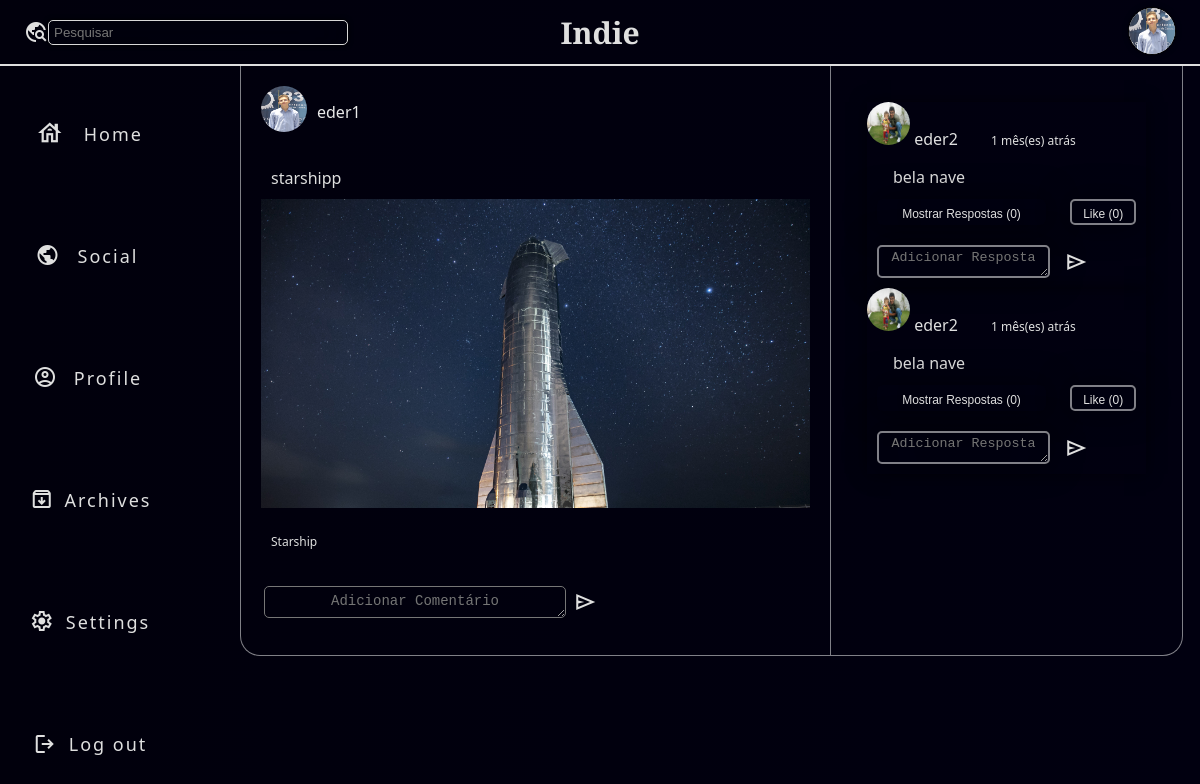
Page /files/view_comments/3/ (signed in) on the committed database.
### storage_app/models.py (models this page shows, shortened)
class UserProfile(models.Model):
    user = models.OneToOneField(CustomUser, on_delete=models.CASCADE, related_name='profile')
    profile_picture = models.ImageField(upload_to='profile_pictures/', blank=True, null=True)
    bio = models.TextField(max_length=200, blank=True)
    following = models.ManyToManyField(CustomUser, related_name='followers', blank=True)

class Publication(models.Model):
    author = models.ForeignKey(CustomUser, on_delete=models.CASCADE)
    title = models.TextField(blank=False, null=True, max_length=30)
    text = models.TextField(blank=True, null=True, max_length=639)
    image = models.ImageField(upload_to='post_images/', blank=True, null=True)
    video = models.FileField(upload_to='post_videos/', blank=True, null=True)
    attachments = models.ManyToManyField('Attachment', related_name='publications')
    created_at = models.DateTimeField(auto_now_add=True)
    is_public = models.BooleanField(default=True)
    likes = models.ManyToManyField(CustomUser, related_name='liked_publications', blank=True)

class Comment(models.Model):
    publication = models.ForeignKey('Publication', on_delete=models.CASCADE, related_name='comments')
    parent = models.ForeignKey('self', null=True, blank=True, on_delete=models.CASCADE, related_name='replies')
    author = models.ForeignKey(CustomUser, on_delete=models.CASCADE)
    text = models.TextField()
    created_at = models.DateTimeField(auto_now_add=True)
    likes = models.ManyToManyField(CustomUser, related_name='liked_comments', blank=True)

### indie_app/models.py (models this page shows, shortened)
class CustomUser(AbstractUser):
    username = models.CharField(max_length=30, unique=True)
    name = models.CharField(max_length=100)
    following = models.ManyToManyField('self', blank=True, symmetrical=False, related_name='followings')

### storage_app/views.py (the view, shortened to what this page needs)
# urls.py: path('view_comments/<int:publication_id>/', views.view_comments, name='view_comments'),
@login_required(login_url='indie_app:login')
def view_comments(request, publication_id):
    publication = get_object_or_404(Publication, id=publication_id)
    comments = publication.comments.filter(parent=None)
    user_profile, created = UserProfile.objects.get_or_create(user=request.user)
    for comment in comments:
        natural_time = naturaltime(comment.created_at)
        if ',' in natural_time:
            natural_time = natural_time.replace(',', ' e')
        if 'hora' in natural_time:
            natural_time = natural_time.replace('horaatrás', 'hora atrás')
        if 'horas' in natural_time:
            natural_time = natural_time.replace('horasatrás', 'horas atrás')
        if 'dia' in natural_time:
            natural_time = natural_time.replace('diaatrás', 'dia atrás')
        if 'dias' in natural_time:
            natural_time = natural_time.replace('diasatrás', 'dias atrás')
        if 'semana' in natural_time:
            natural_time = natural_time.replace('semanaatrás', 'semana(s) atrás')
        if 'mês' in natural_time:
            natural_time = natural_time.replace('mêsatrás', 'mês(es) atrás')
        if 'ano' in natural_time:
            natural_time = natural_time.replace('anoatrás', 'ano(s) atrás')
        comment.formatted_created_at = natural_time
        comment.replies_count = comment.replies.count()
    form = CommentForm()
    reply_form = ReplyForm()
    context = {
        'user_profile': user_profile,
        'publication': publication,
        'comments': comments,
        'comment_form': form,
        'reply_form': reply_form,
    }
    return render(request, 'main/view_comments.html', context)

### storage_app/forms.py
class CommentForm(forms.ModelForm):
    def __init__(self, *args, **kwargs):
        super().__init__(*args, **kwargs)
        self.fields['text'].widget.attrs['placeholder'] = "Adicionar Comentário"
        self.fields['text'].widget.attrs['class'] = 'comment-text'  # Adicione a classe CSS aqui
    class Meta:
        model = Comment
        fields = ['text']

class ReplyForm(forms.ModelForm):
    def __init__(self, *args, **kwargs):
        super().__init__(*args, **kwargs)
        self.fields['text'].widget.attrs['placeholder'] = "Adicionar Resposta"
        self.fields['text'].widget.attrs['class'] = 'reply-text'  # Adicione a classe CSS aqui
    class Meta:
        model = Comment
        fields = ['text']

### indie_app/context_processors.py (called while the page is built)
def user_profile(request):
    if request.user.is_authenticated:
        user_profile = CustomUser.objects.get(username=request.user.username)
        return {'user_profile': user_profile}
    return {}

### templates/main/view_comments.html (shortened to what this page needs)
{% extends 'base.html' %}
{% load humanize %}
{% load static %}
{% block content %}
<!DOCTYPE html>
<html lang="en">
<head>
    <link rel="stylesheet" href="{% static 'css/main/view_comments.css' %}">
</head>
<body>
    <main>
        <section class="view_comments_main">
          <section class="left_lane">
            <ul class="nav-list2">
              <li class="li_nav">
                <a id="l" name="notific" href="{% url 'indie_app:main' %}">
                  <span id="notific" class="material-symbols-outlined">
                    </span>
                    Home
                </a>
              </li>
              <li class="li_nav">
                <a id="l" name="social"  href="{% url 'letter_app:inbox' %}"> <span id="social" class='material-symbols-outlined'>
                </span>Social</a>
              </li>
              <li class="li_nav">
                <a id="l" name="profile" href="{% url 'storage_app:userprofile' user_id=request.user.id %}">
                  <span id="profile" class='material-symbols-outlined'>
                  </span>Profile
                </a>
              </li>
              <li class="li_nav">
                <a id="l" name="archives"  href="{% url 'storage_app:library' %}"> <span id="archives" class='material-symbols-outlined'>
                </span>Archives</a>
              </li>
              <li class="li_nav">
                <a id="l" name="settings"  href="#"> <span id="settings" class='material-symbols-outlined'>
                </span>Settings</a>
              </li>
              <li class="li_nav">
                <a id="l" name="logout"  href="{% url 'indie_app:logout' %}"> <span id="logout" class='material-symbols-outlined'>
                </span>Log out</a>
              </li>
            </ul>
          </section>
            <section class="publication_comments">
                <article class="user-info">
                  <a href="{% url 'storage_app:userprofile' user_id=publication.author.profile.user.id %}">
                    {% if publication.author.profile.profile_picture %}
                      <article>
                        <img class="perfilf_feed" style="height: 46px; width: 46px;" src="{{ publication.author.profile.profile_picture.url }}" alt="{{ publication.author.username }}'s Profile Picture">
                      </article>
                    {% else %}
                      <article>
                        <img class="perfilf_feed" style="height: 46px; width: 46px;" src="{% static 'img/whyman.png' %}" alt="Foto de Perfil">
                      </article>
                    {% endif %}
                  </a>
                  <article class="user-details">
                    <a href="{% url 'storage_app:userprofile' user_id=publication.author.profile.user.id %}">{{ publication.author.username }}</a>
                  </article>
                </article>
                    <article class="publication-content">
                        <p>{{ publication.title }}</p>
                            {% if publication.image %}
                                <img class="publi_image" src="{{ publication.image.url }}" alt="Imagem">
                            {% endif %}
                        <p class="text_class">{{ publication.text }}</p>
                        <aside>
                            <form class="comment-form">
                                {{ comment_form.text }}
                                <button type="submit" id="button_addcomment_only" class="add-comment-button" data-publication-id="{{ publication.id }}">
                                    <span title="enviar" id="seta_comentarios" class="material-symbols-outlined">
                                    </span>
                                </button>
                            </form>
                        </aside>
                    </article>
            </section>
            <section class="view_comments_container">
                <article id="comments-container">
                    <article class="only_comments">
                        {% for comment in comments %}
                        <article class="comment">
                            <p>
                              {% if comment.author.profile.profile_picture %}
                              <a href="{% url 'storage_app:userprofile' user_id=comment.author.profile.user.id %}">
                                <img class="perfilf_feed" style="height: 43px; width: 43px;" src="{{ comment.author.profile.profile_picture.url }}" alt="{{ comment.author.username }}'s Profile Picture">
                              </a>
                              {% else %}
                              <a href="{% url 'storage_app:userprofile' user_id=comment.author.profile.user.id %}">
                                <img class="perfilf_feed" style="height: 43px; width: 43px;" src="{% static 'img/whyman.png' %}" alt="Foto de Perfil Padrão">
                              </a>
                              {% endif %}
                              <a href="{% url 'storage_app:userprofile' user_id=comment.author.profile.user.id %}">
                                <span class="nome_author">{{ comment.author.username }}</span>
                              </a>
                              <span class="hora_comentario">{{ comment.formatted_created_at }}</span>
                            </p>
                            <p class="text_comment">{{ comment.text }}</p>
                            <button class="show-replies-button" data-comment-id="{{ comment.id }}">Mostrar Respostas ({{ comment.replies.count }})</button>
                            <button class="like-button" data-comment-id="{{ comment.id }}">Like ({{ comment.likes.count }})</button>
                            <article class="reply-form">
                              <form method="post" action="{% url 'storage_app:reply_to_comment' comment.id %}" class="reply-comment-form">
                                  {{ reply_form.text }}
                                  <button type="submit" class="add-comment-button" data-publication-id="{{ publication.id }}" data-comment-id="{{ comment.id }}">
                                      <span title="enviar" id="seta_respostas" class="material-symbols-outlined">
                                      </span>
                                  </button>
                              </form>
                          </article>
                        </article>
                        {% endfor %}
                    </article>
                </article>
            </section>
        </section>
    </main>
</body>
</html>
{% endblock %}

### templates/base.html (shortened to what this page needs)
{% load humanize %}
{% load static %}
<!DOCTYPE html>
<html lang="pt-br">
<head>
    <link rel="stylesheet" href="{% static 'css/main/estruturamain.css' %}">
    <link rel="stylesheet" href="{% static 'css/main/feed.css' %}">
</head>
<body>
  <header>
      <nav>
        <h1 class="nomelogo"><a href="{% url 'indie_app:main' %}">Indie</a></h1>
        <article>
          <form action="#" ><input type="search" class="pesquisamain" placeholder="Pesquisar"></form>
          <span class="material-symbols-outlined" id="searchicon">
          </span>
        </article>
        <a class="logo" href="{% url 'storage_app:userprofile' user_id=request.user.id %}">
          {% if user_profile.profile_picture %}
            <article class="circle"><img src="{{ user_profile.profile_picture.url }}" alt="Foto de Perfil" class="perfilf"></article>
          {% else %}
            <article class="circle"><img src="{% static 'img/whyman.png' %}" alt="Foto de Perfilp" class="perfilf"></article>
          {% endif %}
        </a>
      </nav>
  </header>
    {% block content %}
    {% endblock %}
</body>
</html>

### static/css/main/estruturamain.css (style rules this page uses)
:root { --letrasClaras: #dfdfdf; --letrasAzuis: rgb(0, 0, 19); --fundoAzul: linear-gradient(to right, rgb(1, 0, 12), rgb(1, 0, 14), rgb(1, 0, 16)); --fundoBranco: linear-gradient(to right, rgb(245, 245, 245), rgb(235, 235, 235), rgb(225, 225, 225)); --fundoIndigo: linear-gradient(to right, #223f55, #213e54, #25445d); }
* { margin: 0; padding: 0; }
html { background: var(--fundoAzul); }
body { font-family: system-ui, -apple-system, BlinkMacSystemFont, 'Segoe UI', Roboto, Oxygen, Ubuntu, Cantarell, 'Open Sans', 'Helvetica Neue', sans-serif; overflow-x: hidden; }
a { color: var(--letrasClaras); text-decoration: none; transition: 0.3s; }
nav { display: flex; justify-content: space-around; align-items: center; font-family: system-ui, -apple-system, Helvetica, Arial, sans-serif; height: 8vh; border-bottom: 2px solid var(--letrasClaras); color: var(--letrasClaras); }
.nomelogo { font-family: 'Playfair Display', serif; text-align: center; position: absolute; font-size: 30px; }
.pesquisamain { padding: 5px; position: absolute; border-radius: 5px; background: transparent; backdrop-filter: blur(20px); color: var(--letrasClaras); border: 1px solid rgb(215, 215, 215); box-shadow: 0 0 5px 0 rgba(0, 0, 0, 1); height: 25px; width: 300px; top: 2.5vh; left: 4vw; }
#searchicon { position: absolute; color: var(--fundoBranco); left: 2vw; top: 2.5vh; }
.perfilf { max-width: 46px; max-height: 46px; width: auto; height: auto; border-radius: 50%; position: absolute; right: 2vw; top: 0.85vh; border: 1px solid black; background-color: var(--letrasClaras); box-shadow: 0 0 5px 0 rgba(0, 0, 0, 0.5); }
main { background-size: cover; height: 92vh; color: var(--letrasClaras); }
.nav-list2 { font-family: system-ui, -apple-system, Helvetica, Arial, sans-serif; font-size: 18px; position: relative; top: 0vh; left: -22vw; width: 20vw; height: 92vh; letter-spacing: 2px; display: flex; list-style: none; flex-direction: column; align-items: center; justify-content: space-around; transform: translateX(100%); transition: transform 0.3s ease-in; }
#notific { font-size: 28px; position: relative; bottom: -0.75vh; left: -1.1vw; }
#social { position: relative; bottom: -0.6vh; left: -1.5vw; }
#profile { position: relative; bottom: -0.6vh; left: -1.4vw; }
#archives { position: relative; bottom: -0.6vh; left: -0.9vw; }
#settings { position: relative; bottom: -0.6vh; left: -1vw; }
#logout { position: relative; bottom: -0.7vh; left: -1vw; }
.l, #l { cursor: pointer; padding: 0px; }
@media screen and (min-width: 601px) { main { display: flex; justify-content: space-between; align-items: flex-start; } }
.user-info img { width: 40px; height: 40px; border-radius: 50%; margin-right: 10px; }
.comment-text { display: table-cell; text-align: center; vertical-align: middle; line-height: 2em; }

### static/css/main/feed.css (style rules this page uses)
:root { --letrasClaras: #dfdfdf; --letrasAzuis: rgb(0, 0, 19); --fundoAzul: linear-gradient(to right, rgb(1, 0, 12), rgb(1, 0, 14), rgb(1, 0, 16)); --fundoBranco: linear-gradient(to right, rgb(245, 245, 245), rgb(235, 235, 235), rgb(225, 225, 225)); --fundoIndigo: linear-gradient(to right, #223f55, #213e54, #25445d); }
.user-info { display: flex; align-items: center; padding: 10px; }
.user-info img { width: 40px; height: 40px; border-radius: 50%; margin-right: 10px; }
.user-info a { text-decoration: none; color: #e9e9e9; }
.publication-content { padding: 10px; }
.publication-content img, .publication-content video { max-width: 100%; height: auto; margin-bottom: 10px; }
.publication-content p { margin-bottom: 10px; }
.comment-text { background-color: transparent; color: #ccc; border-radius: 5px; font-size: 14px; height: 30px; width: 300px; margin: 3px; }
.add-comment-button { background: none; border: none; }
#seta_comentarios { position: relative; top: 0.9vh; cursor: pointer; font-size: 24px; color: var(--letrasClaras); }
.like-button { background: none; border: none; }
.perfilf { width: 100%; height: 100%; position: absolute; border-radius: 50%; object-fit: cover; }

### rows in the picture
UserProfile: profile_picture (picture)
Publication: author.profile.profile_picture (picture), author.username "eder1", title "starshipp", image (picture), text "Starship"
Comment: author.profile.profile_picture (picture), author.username "eder2", formatted_created_at "1 mês(es) atrás", text "bela nave", replies.count "0", likes.count "0"
Comment: author.profile.profile_picture (picture), author.username "eder2", formatted_created_at "1 mês(es) atrás", text "bela nave", replies.count "0", likes.count "0"
